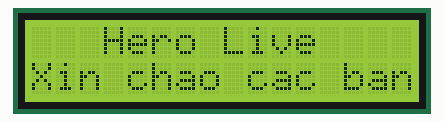
A sketch run on a simulated Arduino Uno, built with avr-gcc and run on an emulated ATmega328P. On the bench: 16×2 character LCD.

Above: at 0.1 s.
At 5.2 s:
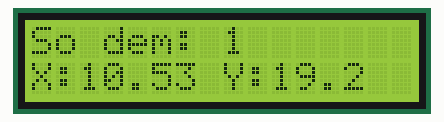
At 13.4 s:
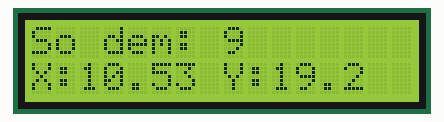
At 21.6 s:
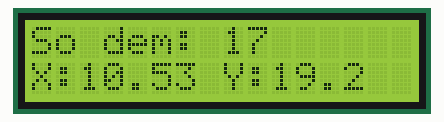
At 29.9 s:
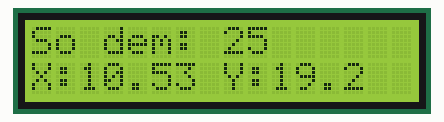
At 38.1 s:
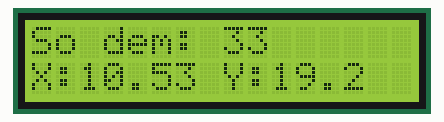

Measured:
- what the display in image 1 shows lasts 1.0 s, from 5.1 s to 6.1 s

The sketch:

22_LCD16x2_I2C.ino
```cpp
#include <Wire.h>
#include <LiquidCrystal_I2C.h>
LiquidCrystal_I2C lcd(0x27,16,2); // or 0x3F
float x = 10.53;
float y = 19.25;
int counter = 0;
void setup()
{
  lcd.init();
  lcd.backlight();
  lcd.setCursor(3,0); //frint from column 3, row 0
  lcd.print("Hero Live");
  lcd.setCursor(0,1);
  lcd.print("Xin chao cac ban");
  delay(5000);
  lcd.clear();
}

void loop()
{
  counter = counter+1;
  //display line 0
  lcd.setCursor(0,0);
  lcd.print("So dem: ");
  lcd.setCursor(8,0);
  lcd.print(counter);

  //display line 1
  lcd.setCursor(0,1);
  lcd.print("X: ");
  lcd.setCursor(2,1);
  lcd.print(x);
  lcd.setCursor(8,1);
  lcd.print("Y: ");
  lcd.setCursor(10,1);
  lcd.print(y,1);
  delay(1000);
}
```
